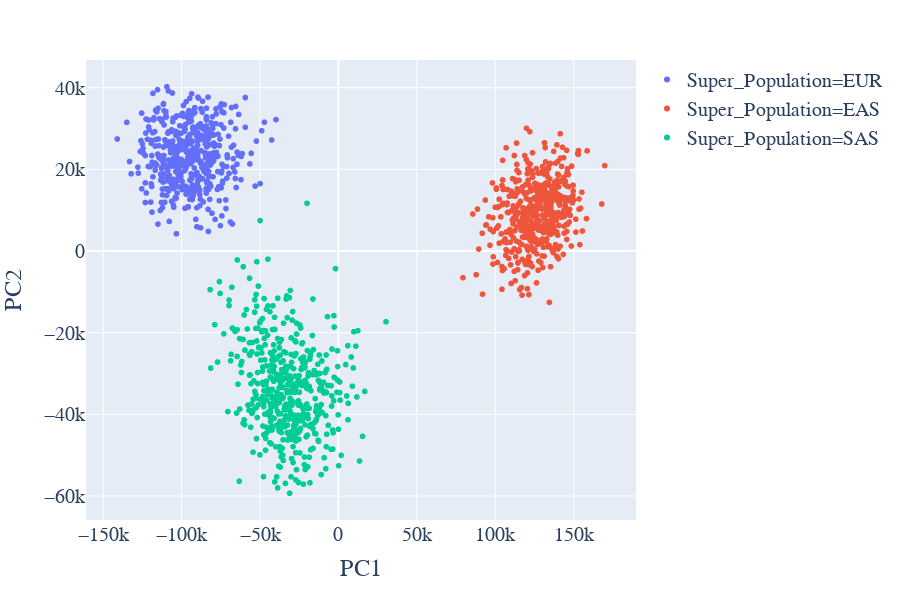

The code cell stored with this chart in its notebook:
### Code cell
fig = px.scatter(euras_df, x='PC1',
                     y='PC2',
                    color = "Super_Population")
fig.update_layout(
    xaxis_title="PC1",
    yaxis_title="PC2",
    font=dict(
        family="Courier New, monospace",
        size=20
    )
)

# plotly.offline.plot(fig, filename='euras_pc1_pc2.html') 
fig.show()

### Figure 1 — Plotly figure (JSON) as saved in the notebook; plotly's stock layout.template omitted (floating-point values rounded to 4 significant figures; data arrays with more than 128 entries replaced by an {"elided": "..."} marker saying what was removed)
{"data": [{"hoverlabel": {"namelength": 0}, "hovertemplate": "Super_Population=EUR<br>PC1=%{x}<br>PC2=%{y}", "legendgroup": "Super_Population=EUR", "marker": {"color": "#636efa", "symbol": "circle"}, "mode": "markers", "name": "Super_Population=EUR", "showlegend": true, "type": "scattergl", "x": {"elided": "503 float values"}, "xaxis": "x", "y": {"elided": "503 float values"}, "yaxis": "y"}, {"hoverlabel": {"namelength": 0}, "hovertemplate": "Super_Population=EAS<br>PC1=%{x}<br>PC2=%{y}", "legendgroup": "Super_Population=EAS", "marker": {"color": "#EF553B", "symbol": "circle"}, "mode": "markers", "name": "Super_Population=EAS", "showlegend": true, "type": "scattergl", "x": {"elided": "504 float values"}, "xaxis": "x", "y": {"elided": "504 float values"}, "yaxis": "y"}, {"hoverlabel": {"namelength": 0}, "hovertemplate": "Super_Population=SAS<br>PC1=%{x}<br>PC2=%{y}", "legendgroup": "Super_Population=SAS", "marker": {"color": "#00cc96", "symbol": "circle"}, "mode": "markers", "name": "Super_Population=SAS", "showlegend": true, "type": "scattergl", "x": {"elided": "489 float values"}, "xaxis": "x", "y": {"elided": "489 float values"}, "yaxis": "y"}], "layout": {"font": {"family": "Courier New, monospace", "size": 20}, "height": 600, "legend": {"tracegroupgap": 0}, "margin": {"t": 60}, "xaxis": {"anchor": "y", "domain": [0, 1], "title": {"text": "PC1"}}, "yaxis": {"anchor": "x", "domain": [0, 1], "title": {"text": "PC2"}}}}
